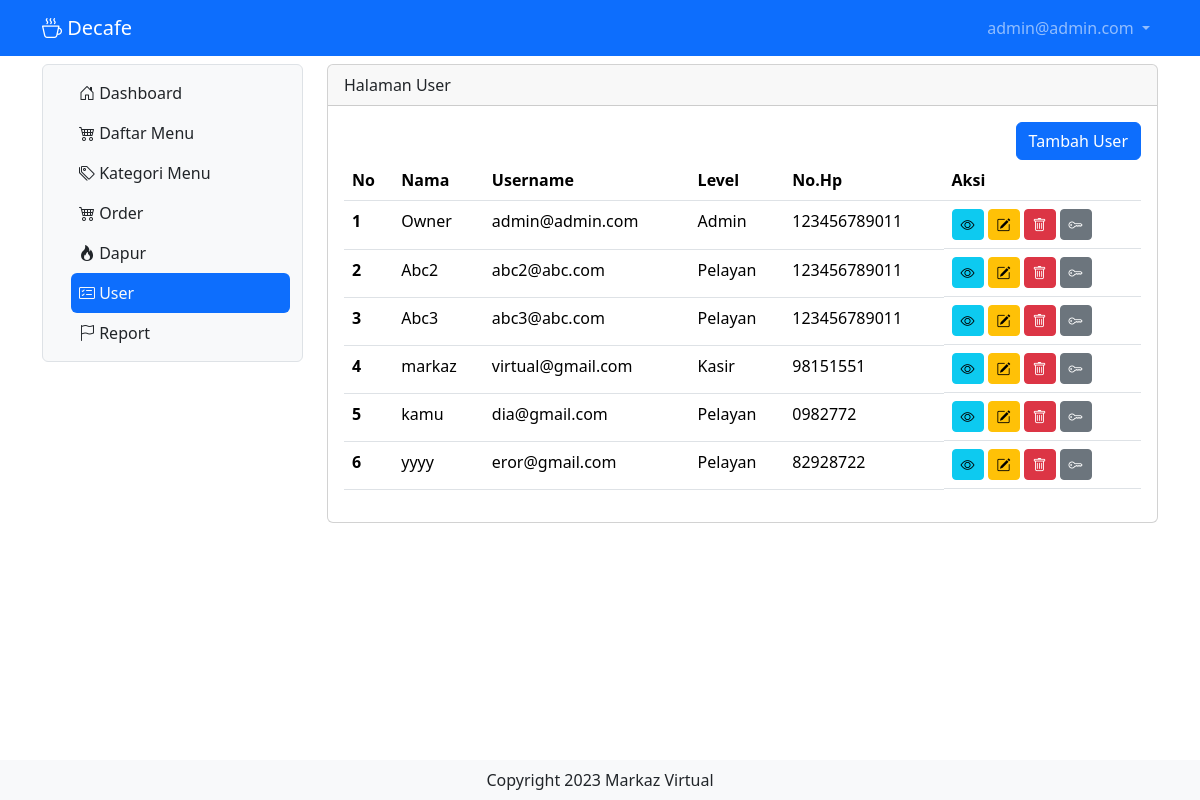
Page /user (signed in) on the earlier database version.
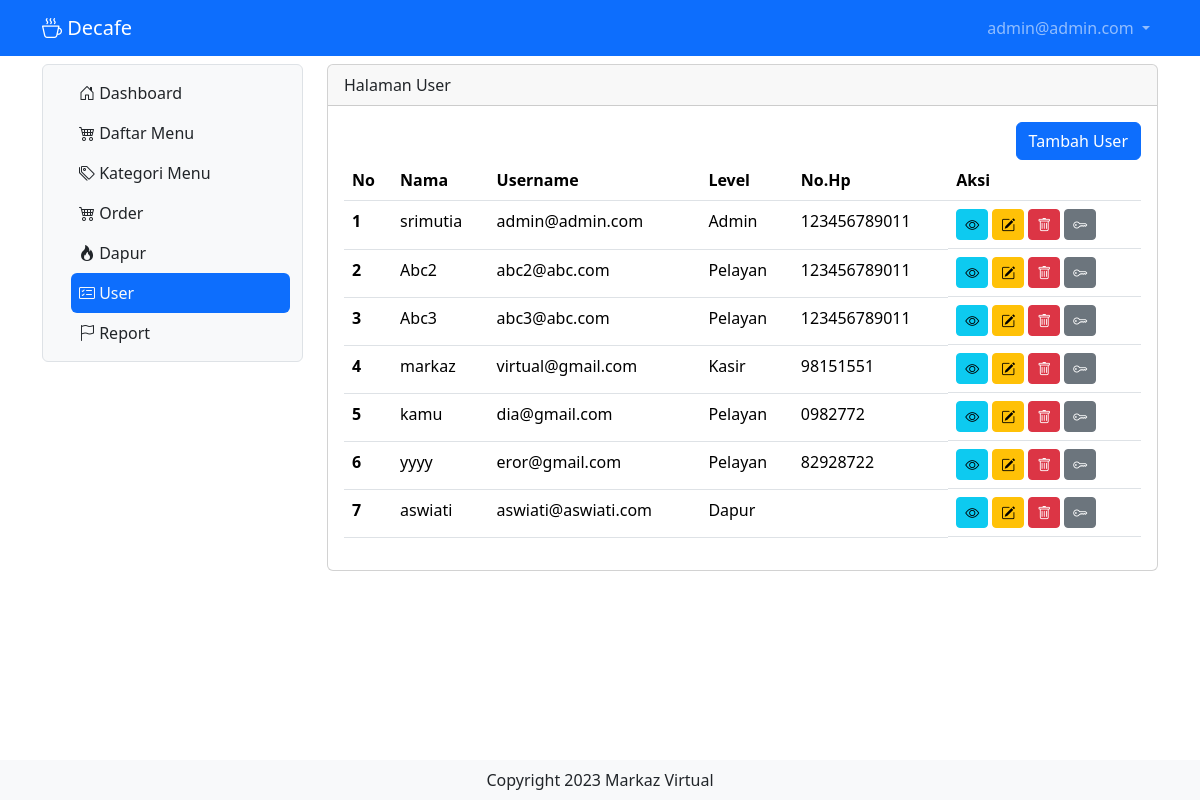
Same page on the later database version.
### tables this page shows
CREATE TABLE IF NOT EXISTS `tb_user` (
  `id` int NOT NULL AUTO_INCREMENT,
  `nama` varchar(200) DEFAULT NULL,
  `username` varchar(200) DEFAULT NULL,
  `password` varchar(200) DEFAULT NULL,
  `level` int DEFAULT NULL,
  `nohp` varchar(15) DEFAULT NULL,
  `alamat` varchar(300) DEFAULT NULL,
  PRIMARY KEY (`id`)
);

### user.php (the view, shortened to what this page needs)
<?php
include "proses/connect.php";
$query = mysqli_query($conn, "SELECT * FROM tb_user");
while ($record = mysqli_fetch_array($query)) {
    $result[] = $record;
}
?>
<div class="col-lg-9 mt-2">
    <div class="card">
        <div class="card-header">
            Halaman User
        </div>
        <div class="card-body">
            <div class="row">
                <div class="col d-flex justify-content-end">
                    <button class="btn btn-primary" data-bs-toggle="modal" data-bs-target="#ModalTambahUser">Tambah User</button>
                </div>
            </div>
            <?php
            if (empty($result)) {
                echo "Data user tidak ada";
            } else {
            ?>
                <div class="table-responsive">
                    <table class="table table-hover">
                        <thead>
                            <tr>
                                <th scope="col">No</th>
                                <th scope="col">Nama</th>
                                <th scope="col">Username</th>
                                <th scope="col">Level</th>
                                <th scope="col">No.Hp</th>
                                <th scope="col">Aksi</th>
                            </tr>
                        </thead>
                        <tbody>
                            <?php
                            $no = 1;
                            foreach ($result as $row) {
                            ?>
                                <tr>
                                    <th scope="row"><?php echo $no++ ?></th>
                                    <td><?php echo $row['nama'] ?></td>
                                    <td><?php echo $row['username'] ?></td>
                                    <td><?php
                                        if ($row['level'] == 1) {
                                            echo "Admin";
                                        } elseif ($row['level'] == 2) {
                                            echo "Kasir";
                                        } elseif ($row['level'] == 3) {
                                            echo "Pelayan";
                                        } elseif ($row['level'] == 4) {
                                            echo "Dapur";
                                        }
                                        ?></td>
                                    <td><?php echo $row['nohp'] ?></td>
                                    <td class="d-flex">
                                        <button class="btn btn-info btn-sm me-1" data-bs-toggle="modal" data-bs-target="#ModalView<?php echo $row['id'] ?>"><i class="bi bi-eye"></i></button>
                                        <button class="btn btn-warning btn-sm me-1" data-bs-toggle="modal" data-bs-target="#ModalEdit<?php echo $row['id'] ?>"><i class="bi bi-pencil-square"></i></button>
                                        <button class="btn btn-danger btn-sm me-1" data-bs-toggle="modal" data-bs-target="#ModalDelete<?php echo $row['id'] ?>"><i class="bi bi-trash"></i></button>
                                        <button class="btn btn-secondary btn-sm" data-bs-toggle="modal" data-bs-target="#ModalResetPassword<?php echo $row['id'] ?>"><i class="bi bi-key"></i></button>
                                    </td>
                                </tr>
                            <?php
                            } ?>
                        </tbody>
                    </table>
                </div>
            <?php
            } ?>
        </div>
    </div>
</div>

### header.php (shortened to what this page needs)
<?php
include "proses/connect.php";
$query = mysqli_query($conn, "SELECT * FROM tb_user WHERE username ='$_SESSION[username_decafe]'");
?>
<nav class="navbar navbar-expand  navbar-dark bg-primary sticky-top">
  <div class="container-lg ">
    <a class="navbar-brand" href="."><i class="bi bi-cup-hot"></i> Decafe</a>
    <div class="navbar-collapse collapse justify-content-end" id="navbarNavDropdown">
      <ul class="navbar-nav">
        <li class="nav-item dropdown">
          <a class="nav-link dropdown-toggle" href="#" role="button" data-bs-toggle="dropdown" aria-expanded="false">
            <?php
            echo $hasil['username']; ?>
          </a>
        </li>
      </ul>
    </div>
  </div>
</nav>

Differences in the rows shown:
changed tb_user "admin@admin.com": nama "Owner" → "srimutia"
added tb_user: nama "aswiati", username "aswiati@aswiati.com", level "Dapur"
